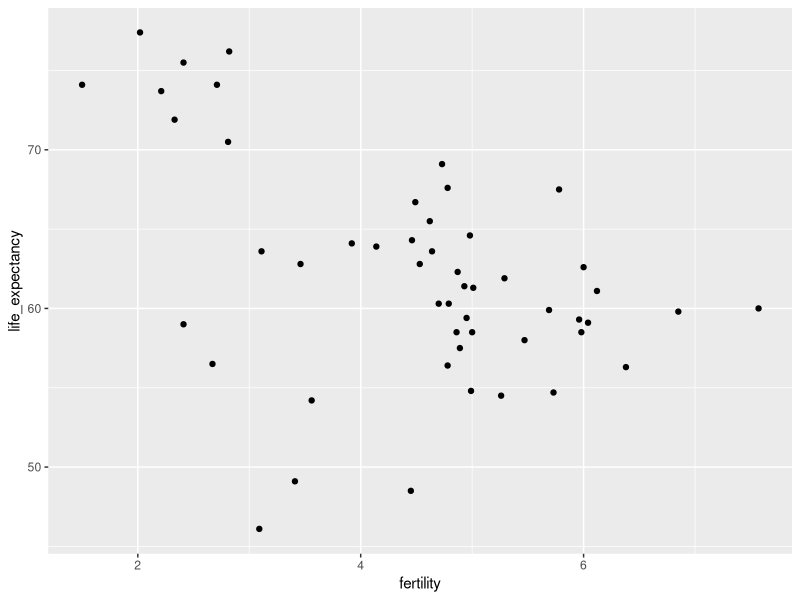
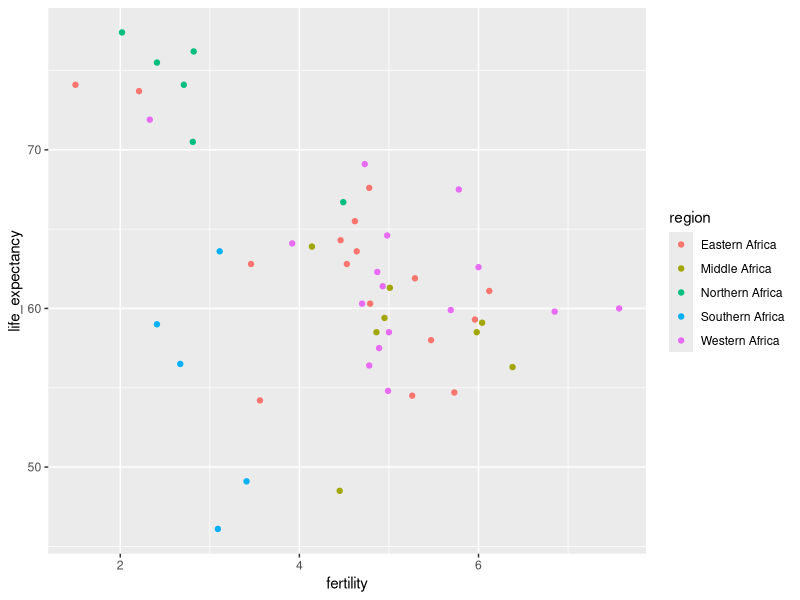
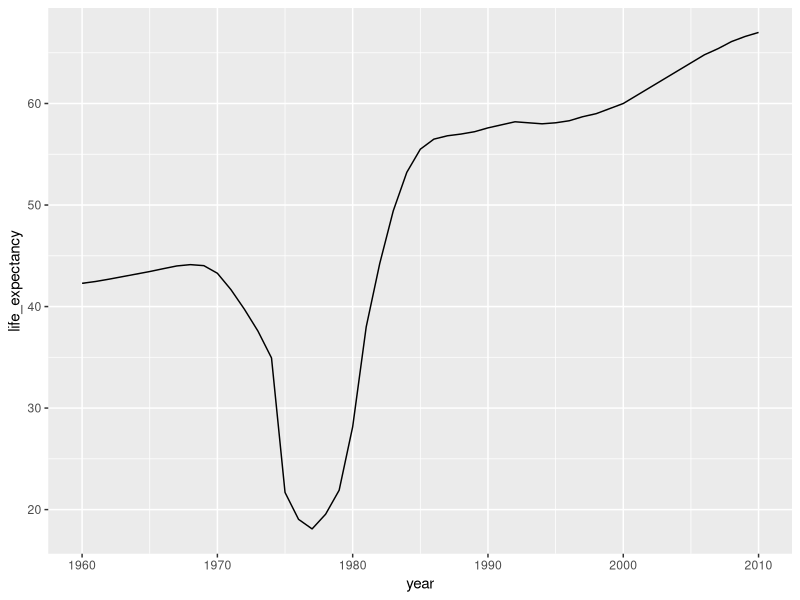
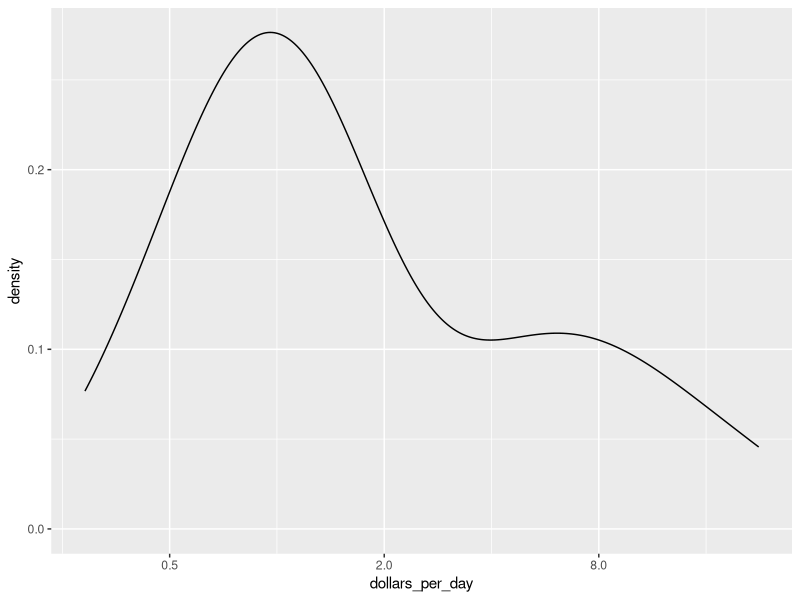
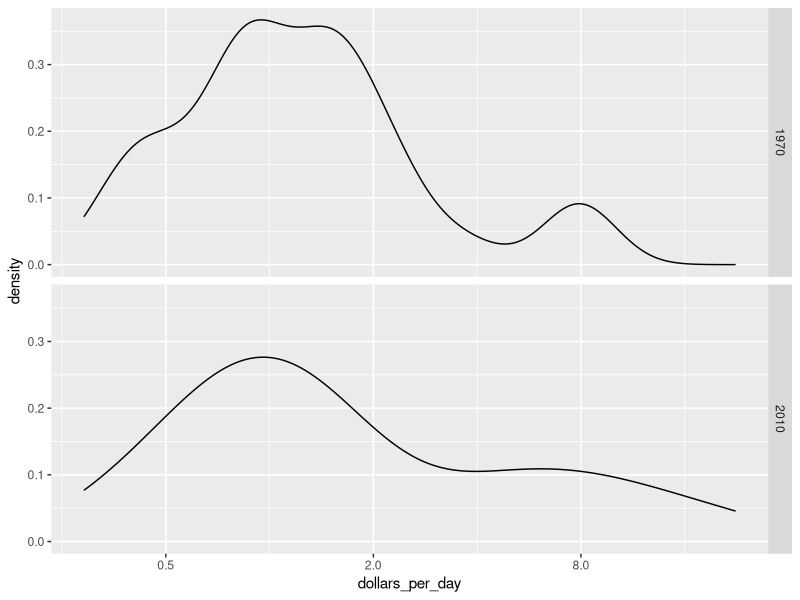
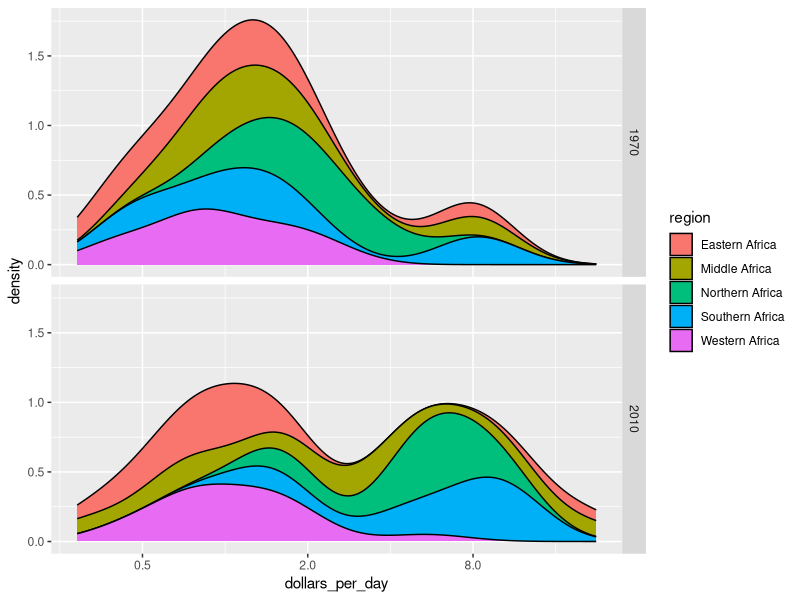

Write the R code that produced these figures, in order.
install.packages("dplyr")
install.packages("ggplot2")
install.packages("dslabs")
library(dplyr)
library(ggplot2)
library(dslabs)
data(gapminder)

gapminder %>% filter(continent=="Africa" & year=="2012") %>%
  ggplot(aes(fertility,life_expectancy)) +
  geom_point()

gapminder %>% 
  filter(continent=="Africa" & year=="2012") %>%
  ggplot() +
  geom_point(aes(fertility,life_expectancy,color=region))

df <- gapminder %>%
  filter(fertility <= 3 & life_expectancy >= 70 & continent == "Africa" &         year == "2012") %>%
  select(country, region)

tab <- gapminder %>% filter(country %in% c("United States","Vietnam") & year >= 1960 & year <= 2010)

p <- tab %>% ggplot() +
  geom_line(aes(year,life_expectancy,color=country))

gapminder %>% filter(year >= 1960 & year <= 2010 & country == "Cambodia") %>% ggplot() + geom_line(aes(year,life_expectancy))

daydollars <- gapminder %>% filter(continent=="Africa" & year==2010) %>% mutate(dollars_per_day = gdp/population/365) %>% na.omit() 

daydollars %>% ggplot() + geom_density(aes(dollars_per_day))+scale_x_continuous(trans = "log2")


#Create stacked density plot showing the density of African countries by the number 
#of GDP dollars per resident per day in 1970 vs 2010. Shows conditions have improved
#for their residents over this time period, shown by the 1st bump decreasing and more
#countries moving right on this chart between 1970 and 2010
gapminder %>% filter(continent=="Africa" & year %in% c("1970","2010") & !is.na(gdp)) %>%
  mutate(dollars_per_day=gdp/population/365) %>% 
  ggplot() + 
  geom_density(aes(dollars_per_day)) + 
  scale_x_continuous(trans="log2") + 
  facet_grid(vars(year))

#Create stacked density plot showing the density by African region of countries by the number 
#of GDP dollars per resident per day in 1970 vs 2010. Shows most regions improving conditions 
#for their residents over this time period, creating the 2nd bump in the chart in 2010
gapminder %>% filter(continent=="Africa" & year %in% c("1970", "2010") & !is.na(gdp)) %>% 
  mutate(dollars_per_day=gdp/population/365) %>% 
  ggplot() + 
  geom_density(aes(dollars_per_day, fill=region), bw=0.5, position="stack") + 
  facet_grid(vars(year)) + 
  scale_x_continuous(trans="log2")
